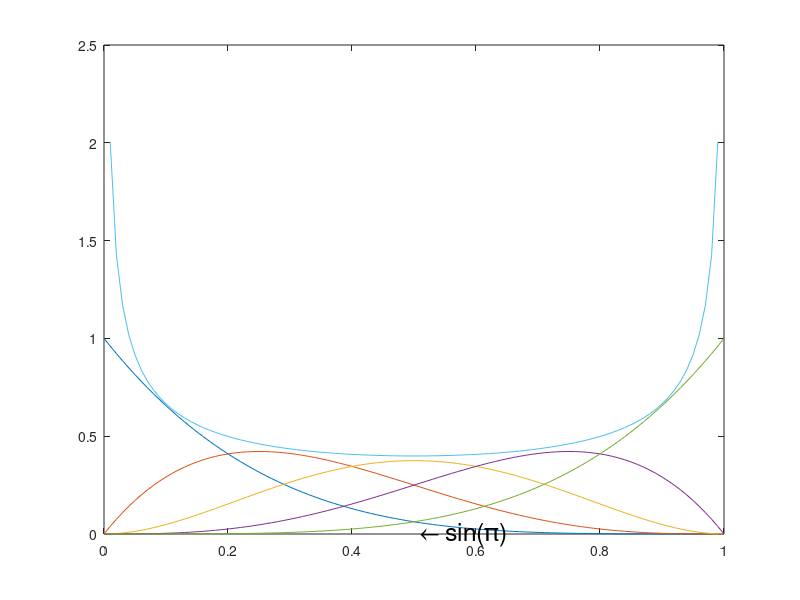

This figure's MATLAB source:
% Oleg Mytnyk 27.03.2005
% Bernstein polynomial estimation program
% is a part of PhD Thesis

inGridSize = 25;

u = 0:.01:1;
d = 4;
j = 0;
b0 = nchoosek(d, j).*(u.^j).*((1-u).^(d-j));
j = 1;
b1 = nchoosek(d, j).*(u.^j).*((1-u).^(d-j));
j = 2;
b2 = nchoosek(d, j).*(u.^j).*((1-u).^(d-j));
j = 3;
b3 = nchoosek(d, j).*(u.^j).*((1-u).^(d-j));
j = 4;
b4 = nchoosek(d, j).*(u.^j).*((1-u).^(d-j));
po = 1./sqrt(2.*pi.*d.*u.*(1-u))

plot(u, b0, u, b1, u, b2, u, b3, u, b4, u, po);
text(0.5,0,' \leftarrow sin(\pi)','FontSize',18)
